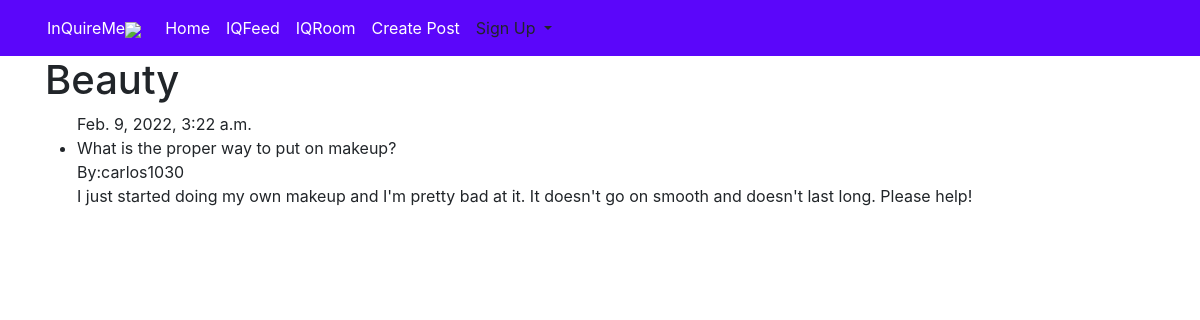
The page /category/Beauty/ on the database its author committed.
### inquire_me/models.py (models this page shows, shortened)
class Post(models.Model):
    title = models.CharField(max_length=200)
    body = models.TextField()
    created_at = models.DateTimeField(auto_now_add=True)
    username = models.ForeignKey(
        settings.AUTH_USER_MODEL, on_delete=models.CASCADE, default=1)
    categories = models.CharField(
        max_length=30, choices=CATEGORY_CHOICES, default='')
    likes = models.ManyToManyField(
        settings.AUTH_USER_MODEL, related_name='post_likes')

### accounts/models.py (models this page shows, shortened)
class User(AbstractUser):
    username = models.CharField(
        max_length=50, blank=True, null=True, unique=True)
    email = models.EmailField(verbose_name="email address", unique=True)
    birth_date = models.DateField(verbose_name="DOB", null=True, blank=True)
    categories_verified = models.CharField(
        max_length=30, choices=CATEGORY_CHOICES, default='')
    color_iqroom = models.CharField(
        max_length=6, choices=COLOR_CHOICES, default='green')
    is_active = models.BooleanField(default=True)
    flag = models.IntegerField(
        choices=((1, 'Standard Account'), (2, 'Pro Account')), default=1)
    USERNAME_FIELD = 'email'
    REQUIRED_FIELDS = ['username']
    objects = CustomUserManager()
    def __str__(self):
        return self.username

### inquire_me/views.py (the view)
# urls.py: path('category/<str:cats>/', CategoryDetailView, name='post_category'),
def CategoryDetailView(request, cats):
    category_posts = Post.objects.filter(categories=cats)
    return render(request, 'category_detail.html', {'cats': cats.title(), 'category_posts': category_posts})

### templates/category_detail.html
{% extends 'base.html' %}
{% block content %}
{%if category_posts %}
<h1>{{ cats }}</h1>
<ul>
{% for post in category_posts %}
{{ post.created_at }}<br>
<li>{{ post.title }} </li>
    By:{{ post.username }}<br>
    {{ post.body}}<br><br>
{% endfor %}
</ul>
{% else %}
<h2>Sorry this page doesn't exist.</h2>
{% endif %}
{% endblock content %}

### rows shown on the page
Post: categories "Beauty", created_at "Feb. 9, 2022, 3:22 a.m.", title "What is the proper way to put on makeup?", username "carlos1030", body "I just started doing my own makeup and I'm pretty bad at it. It doesn't go on smooth and doesn't last long. Please help!"
